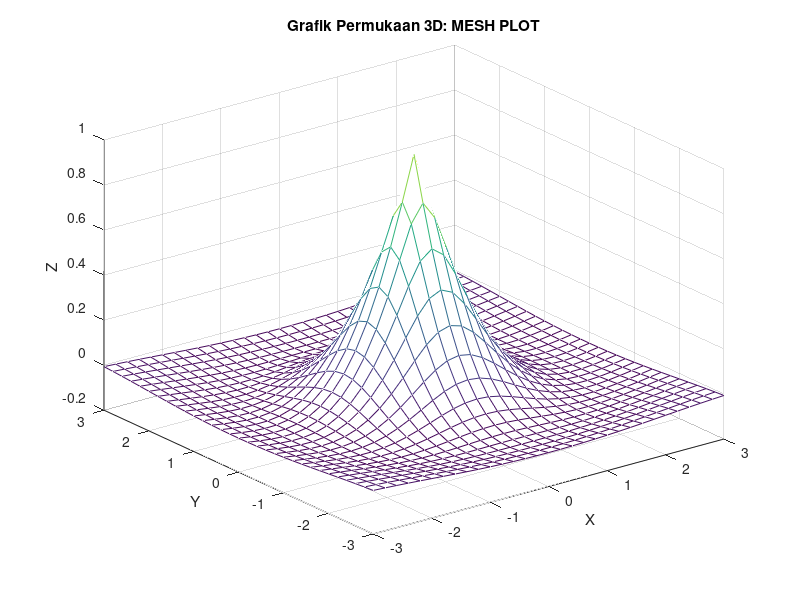

The MATLAB script that drew this image:
x = -3:0.2:3;
y = x;
[X,Y] = meshgrid(x,y);
R = sqrt(X.^2+Y.^2);
Z = exp(-R) .* cos(R);
mesh(X,Y,Z);
xlabel('X');
ylabel('Y');
zlabel('Z');
title('Grafik Permukaan 3D: MESH PLOT');
